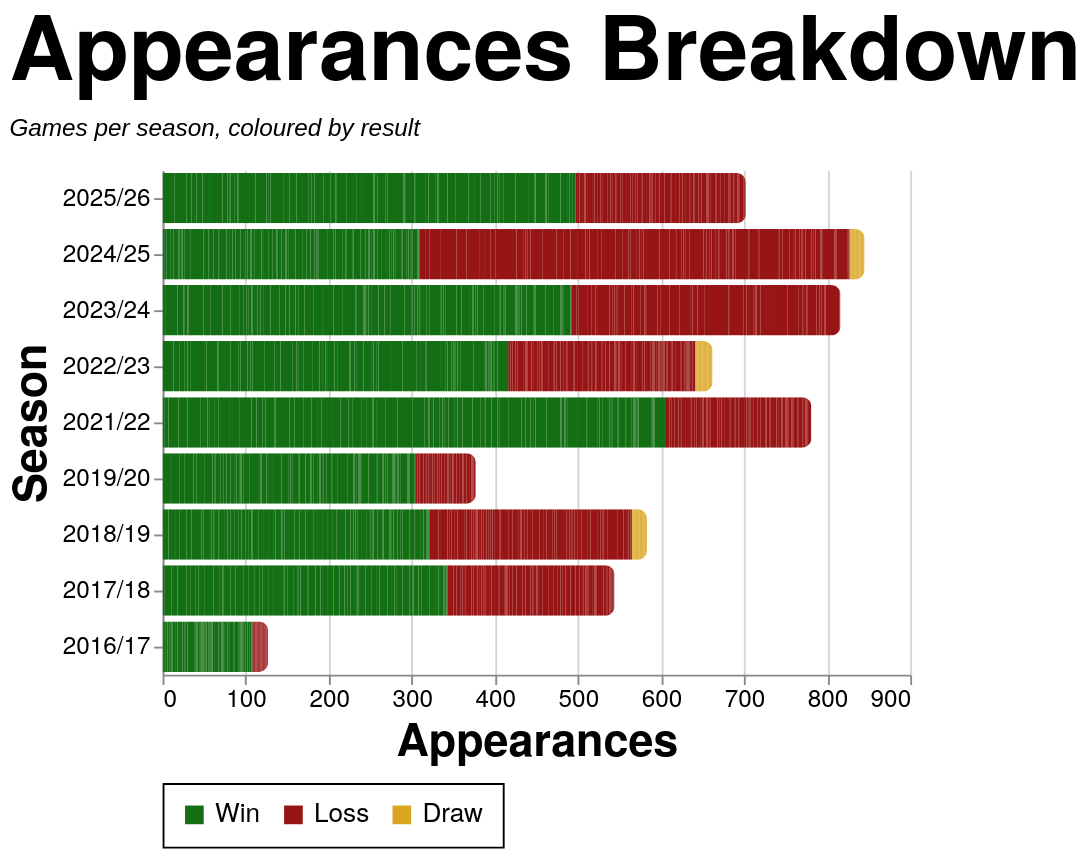

Source (Vega-Lite JSON):
### Vega-Lite specification from a JSON file in a GitHub repository (floating-point values rounded to 4 significant figures; data arrays with more than 128 entries replaced by an {"elided": "..."} marker saying what was removed)
{"config": {"axis": {"labelFont": "PT Sans Narrow, Helvetica Neue, Helvetica, Arial, sans-serif", "titleFont": "PT Sans Narrow, Helvetica Neue, Helvetica, Arial, sans-serif", "labelFontSize": 13, "titleFontSize": 24, "gridColor": "#202947", "gridOpacity": 0.2, "zindex": 1}, "text": {"font": "Lato, sans-serif"}, "bar": {"cornerRadiusEnd": 5}, "header": {"labelFont": "PT Sans Narrow, Helvetica Neue, Helvetica, Arial, sans-serif", "titleFont": "PT Sans Narrow, Helvetica Neue, Helvetica, Arial, sans-serif", "labelFontSize": 24, "titleFontSize": 28, "labelFontWeight": "bold", "orient": "left"}, "legend": {"labelFont": "PT Sans Narrow, Helvetica Neue, Helvetica, Arial, sans-serif", "titleFont": "PT Sans Narrow, Helvetica Neue, Helvetica, Arial, sans-serif", "labelFontSize": 14, "titleFontSize": 16, "titlePadding": 5, "fillColor": "white", "strokeColor": "black", "padding": 10, "titleFontWeight": "lighter", "titleFontStyle": "italic", "titleColor": "gray", "offset": 10}, "title": {"font": "PT Sans Narrow, Helvetica Neue, Helvetica, Arial, sans-serif", "fontSize": 48, "fontWeight": "bold", "anchor": "start", "align": "center", "titlePadding": 20, "subtitlePadding": 10, "subtitleFontSize": 13, "subtitleColor": "", "subtitleFontStyle": "italic", "offset": 15, "color": "black"}, "axisX": {"labelAngle": 0}, "facet": {"title": null, "header": null, "align": {"row": "each", "column": "each"}, "spacing": 10}, "resolve": {"scale": {"y": "independent", "facet": "independent"}}, "background": "transparent", "scale": {"offsetBandPaddingOuter": 0.2, "offsetBandPaddingInner": 0.1}, "view": {"stroke": null, "background": "transparent"}}, "data": {"name": "data-3955853d1b0ba9c08a3b2f6332024574"}, "mark": {"type": "bar"}, "encoding": {"color": {"field": "color_value", "legend": {"orient": "bottom", "title": null}, "scale": {"domain": ["Win", "Loss", "Draw"], "range": ["#146f14", "#981515", "goldenrod"]}, "sort": {"field": "sum(apps)", "op": "sum", "order": "descending"}, "type": "nominal"}, "tooltip": [{"field": "player", "title": "Player", "type": "nominal"}, {"field": "season", "title": "Season", "type": "nominal"}, {"field": "color_value", "title": "Group", "type": "nominal"}, {"aggregate": "sum", "field": "apps", "title": "Appearances", "type": "quantitative"}], "x": {"aggregate": "sum", "field": "apps", "title": "Appearances", "type": "quantitative"}, "y": {"field": "season", "sort": {"field": "season_sort", "op": "max", "order": "descending"}, "title": "Season", "type": "nominal"}}, "height": {"step": 30}, "title": {"text": "Appearances Breakdown", "subtitle": "Games per season, coloured by result"}, "width": 400, "$schema": "https://vega.github.io/schema/vega-lite/v5.20.1.json", "datasets": {"data-3955853d1b0ba9c08a3b2f6332024574": {"elided": "2509 records"}}}
